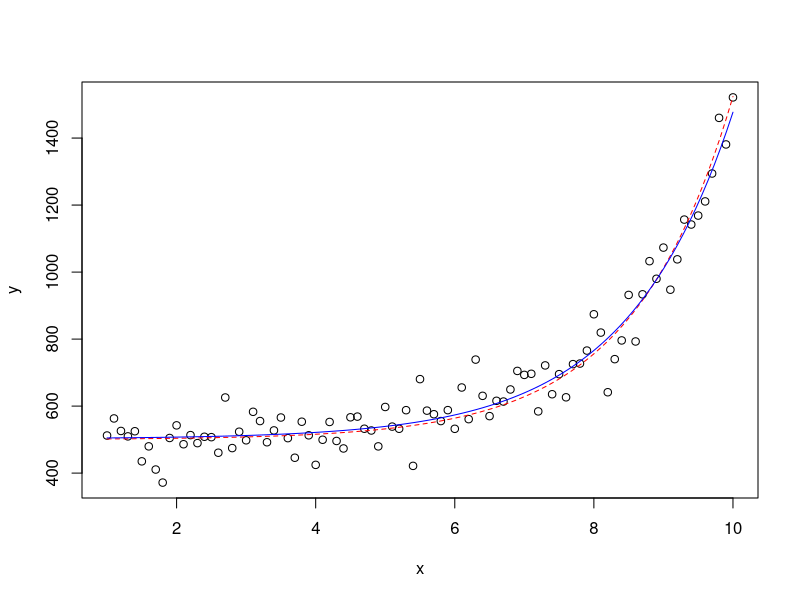
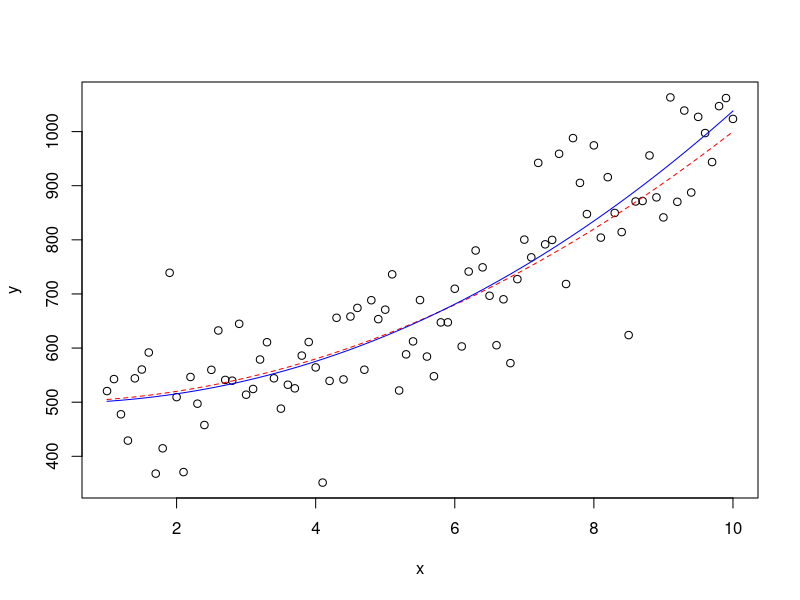
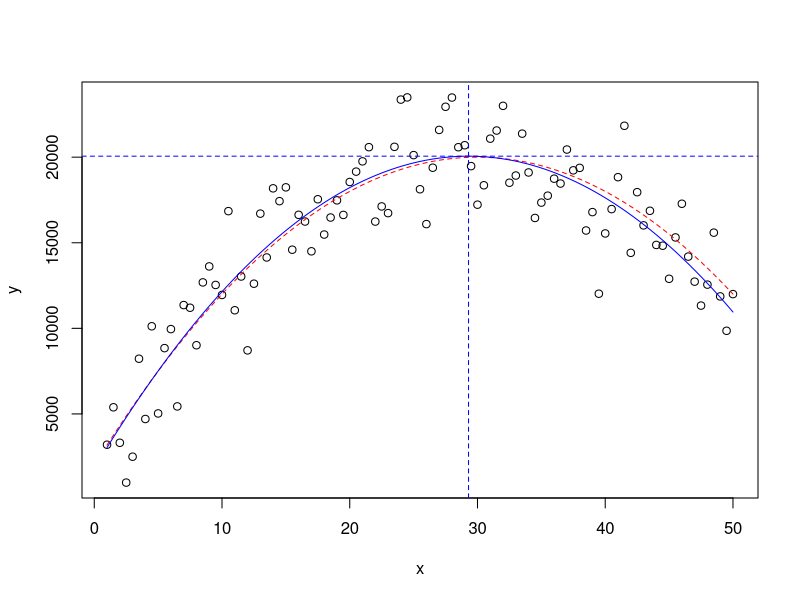
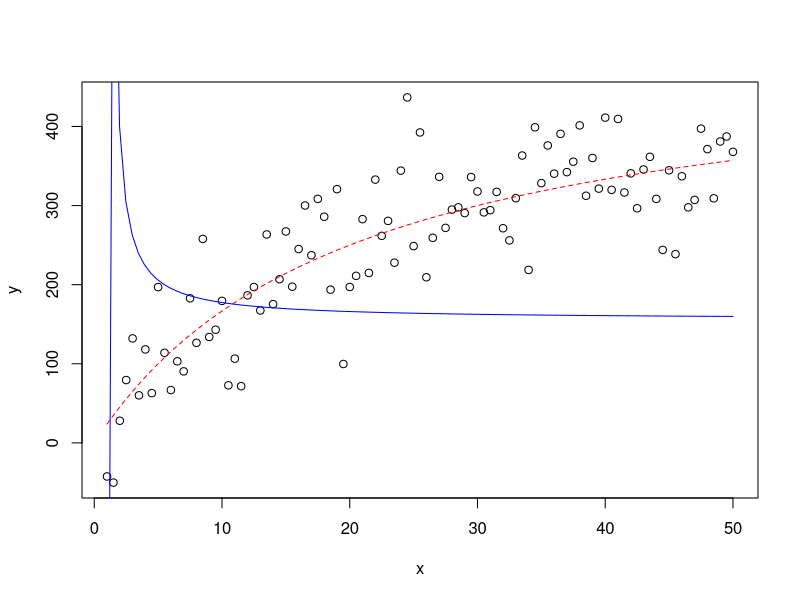
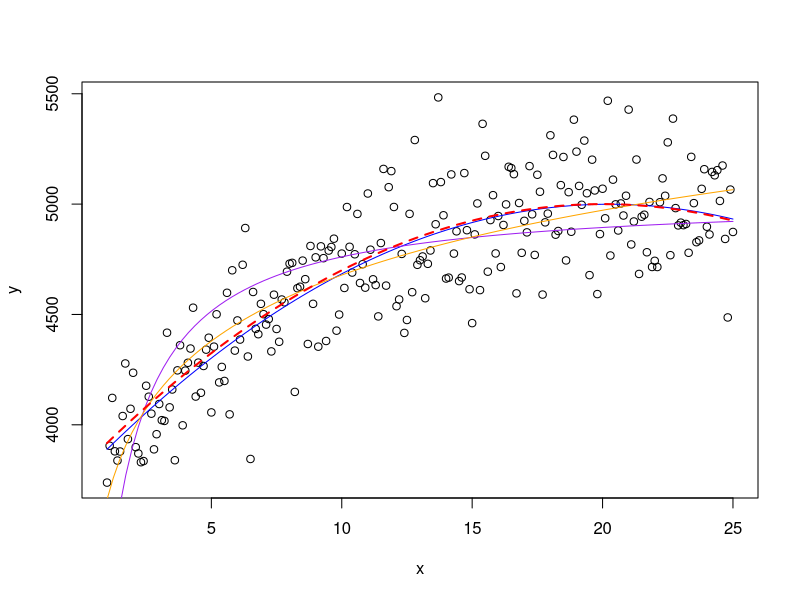

Reproduce these figures in R, in order.
# Non-Linear Regression Practice

#install.packages("minpack.lm")
library(minpack.lm)


# ----------------------------------------------------------------------------
# exponential:  y = A + B * C^x + e
A = 500
B = 1
C = 2
err = 50

x = seq(1, 10, by=0.1)
e = rnorm(length(x), sd=err)
y = A + B * C^x + e
plot(x, y)
curve(A+B*C^x, add=TRUE, col="red", lty=2)

m1 = nlsLM(y ~ a+b*c^x, start=c(a=1, b=1, c=1))
summary(m1)
cf = coef(m1)
curve(cf[1]+cf[2]*cf[3]^x, add=TRUE, col="blue")
AIC(m1)


# ----------------------------------------------------------------------------
# logarithmic: y = a + bx^c
A = 500
B = 5
C = 2
err = 80

x = seq(1, 10, by=0.1)
e = rnorm(length(x), sd=err)
y = A+B*x^C + e
plot(x, y)
curve(A+B*x^C, add=TRUE, col="red", lty=2)

m1 = nlsLM(y ~ a+b*x^c, start=c(a=1, b=1, c=1))
summary(m1)
cf = coef(m1)
curve(cf[1]+cf[2]*x^cf[3], add=TRUE, col="blue")
AIC(m1)



# ----------------------------------------------------------------------------
# parabolic:  y = a + b * (x - c)^2
A = 20000
B = -20
C = 30
err = 2000

x = seq(1, 50, by=0.5)
e = rnorm(length(x), sd=err)
y = A+B*(x-C)^2 + e
plot(x, y)
curve(A+B*(x-C)^2, add=TRUE, col="red", lty=2)

m1 = nlsLM(y ~ a+b*(x-c)^2, start=c(a=25000, b=1, c=25))
summary(m1)
cf = coef(m1)
curve(cf[1]+cf[2]*(x-cf[3])^2, add=TRUE, col="blue")
AIC(m1)

# find the value of x that maximizes y?
abline(v=cf[3], col="blue", lty=2)
abline(h=cf[1], col="blue", lty=2)



# ----------------------------------------------------------------------------
# Michaelis Menten:  y = (A*x)/(B+x)
A = 500
B = 20
err = 50

x = seq(1, 50, by=0.5)
e = rnorm(length(x), sd=err)
y = (A*x)/(B+x) + e
plot(x, y)
curve((A*x)/(B+x), add=TRUE, col="red", lty=2)

m1 = nlsLM(y ~ (a*x)/(b+x), start=c(a=0, b=1))
summary(m1)
cf = coef(m1)
curve( (cf[1]*x)/(cf[2]+x), add=TRUE, col="blue")
AIC(m1)



# ----------------------------------------------------------------------------
A = 5000
B = -3
C = 20
err = 200

x = seq(1, 25, by=0.1)
e = rnorm(length(x), sd=err)
#y = A+B*x^C + e
y = A+B*(x-C)^2 + e
plot(x, y)


# try parabolic first
m.para = nlsLM(y ~ a+b*(x-c)^2, start=c(a=4000, b=1, c=100))
m.para.summ = summary(m.para)
cf = coef(m.para)
curve( cf[1]+cf[2]*(x-cf[3])^2, add=TRUE, col="blue" )
r.para = c(err = m.para.summ$sigma, aic=AIC(m.para))


# MM next
m.mm = nlsLM(y ~ (a*x)/(b+x), start=c(a=5000, b=5))
m.mm.summ = summary(m.mm)
cf = coef(m.mm)
curve( (cf[1]*x)/(cf[2]+x), add=TRUE, col="purple")
r.mm = c(err = m.mm.summ$sigma, aic=AIC(m.mm))


# logarithmic
m.log = nlsLM(y ~ a+b*x^c, start=c(a=5000, b=-2000, c=-1))
m.log.summ = summary(m.log)
cf = coef(m.log)
curve(cf[1]+cf[2]*x^cf[3], add=TRUE, col="orange")
r.log = c(err = m.log.summ$sigma, aic=AIC(m.log))

results = data.frame(PARA=r.para, MM=r.mm, LOG=r.log)
round(results, 2)

curve(A+B*(x-C)^2, add=TRUE, col="red", lty=2, lwd=2)
